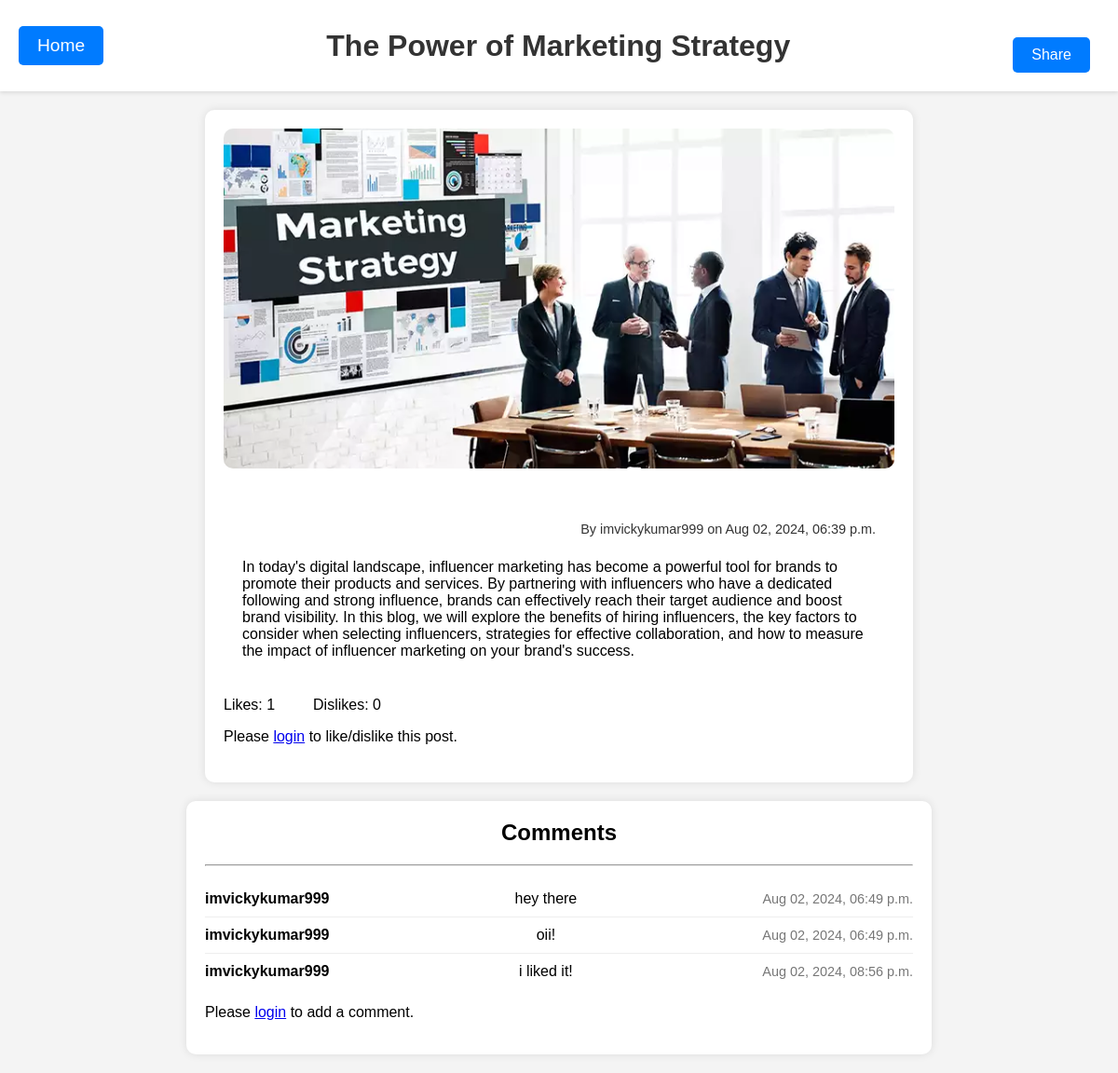
The app's page /post/1/ with its own data.
### blog/models.py (models this page shows, shortened)
class Post(models.Model):
    title = models.CharField(max_length=200)
    content = RichTextField()
    created_at = models.DateTimeField(auto_now_add=True)
    updated_at = models.DateTimeField(auto_now=True)
    image = models.ImageField(upload_to='blog_images/', blank=True, null=True)
    author = models.ForeignKey(User, on_delete=models.CASCADE, default=1)  # Temporary default

class Comment(models.Model):
    post = models.ForeignKey(Post, related_name='comments', on_delete=models.CASCADE)
    user = models.ForeignKey(User, on_delete=models.CASCADE)
    content = models.TextField()
    created_at = models.DateTimeField(auto_now_add=True)

### blog/views.py (the view)
# urls.py: path('post/<int:pk>/', views.post_detail, name='post_detail'),
def post_detail(request, pk):
    post = get_object_or_404(Post, pk=pk)
    comments = post.comments.all()
    likes = post.likes_dislikes.filter(is_like=True).count()
    dislikes = post.likes_dislikes.filter(is_like=False).count()
    if request.method == 'POST':
        if 'comment_form' in request.POST:
            comment_form = CommentForm(request.POST)
            if comment_form.is_valid():
                comment = comment_form.save(commit=False)
                comment.post = post
                comment.user = request.user
                comment.save()
                return redirect('post_detail', pk=post.pk)
        elif 'like' in request.POST or 'dislike' in request.POST:
            is_like = 'like' in request.POST
            LikeDislike.objects.update_or_create(
                post=post,
                user=request.user,
                defaults={'is_like': is_like},
            )
            return redirect('post_detail', pk=post.pk)
    else:
        comment_form = CommentForm()
    return render(request, 'blog/post_detail.html', {
        'post': post,
        'comments': comments,
        'comment_form': comment_form,
        'likes': likes,
        'dislikes': dislikes,
    })

### blog/templates/blog/post_detail.html (shortened to what this page needs)
{% load static %}
<!DOCTYPE html>
<html lang="en">
<head>
    <link rel="stylesheet" href="https://cdnjs.cloudflare.com/ajax/libs/bootstrap-icons/1.10.0/font/bootstrap-icons.min.css">
</head>
<body>
    <header>
        <div class="nav-container">
            <a href="{% url 'home' %}" class="home-button">Home</a>
            <h1>{{ post.title }}</h1>
            <div class="share-button-container">
                <button id="tooltip" class="share-button" onclick="copyLink()">Share</button>
            </div>
        </div>
    </header>
    <main class="main-container">
        <div class="post-detail">
            {% if post.image %}
                <img src="{{ post.image.url }}" alt="{{ post.title }}" class="post-image">
            {% endif %}
            <div class="post-content">
                <p class="post-meta">By {{ post.author.username }} on {{ post.created_at|date:"M d, Y, h:i a" }}</p>
                <div>{{ post.content|safe }}</div>
            </div>
            <div class="post-interactions">
                <p>Likes: {{ likes }}  Dislikes: {{ dislikes }}</p>
                {% if user.is_authenticated %}
                    <div class="like-dislike-buttons">
                        <form method="post" style="display:inline;">
                            {% csrf_token %}
                            <button type="submit" name="like">
                                <i class="bi bi-hand-thumbs-up like-icon"></i>
                            </button>
                        </form>
                        <span class="tab-gap"></span>
                        <form method="post" style="display:inline;">
                            {% csrf_token %}
                            <button type="submit" name="dislike">
                                <i class="bi bi-hand-thumbs-down dislike-icon"></i>
                        </form>
                    </div>
                {% else %}
                    <p>Please <a href="/admin">login</a> to like/dislike this post.</p>
                {% endif %}
            </div>
        </div>
        <div class="comments-section">
            <h2>Comments</h2><hr>
            <ul>
                {% for comment in comments %}
                    <li>
                        <span class="comment-user">{{ comment.user.username }}</span>{{ comment.content }}
                        <span class="comment-date">{{ comment.created_at|date:"M d, Y, h:i a" }}</span>
                    </li>
                {% endfor %}
            </ul>
            {% if user.is_authenticated %}
                <form method="post">
                    {% csrf_token %}
                    {{ comment_form.content }}
                    <button type="submit" name="comment_form">Add Comment</button>
                </form>
            {% else %}
                <p>Please <a href="/admin">login</a> to add a comment.</p>
            {% endif %}
        </div>
    </main>
</body>
</html>

### blog/templates/blog/post_detail.html (style rules this page uses)
body { font-family: Arial, sans-serif; margin: 0; padding: 0; background-color: #f4f4f4; overflow-x: hidden; }
header { background-color: #fff; padding: 20px; width: 100%; box-shadow: 0 2px 4px rgba(0,0,0,0.1); box-sizing: border-box; }
.nav-container { display: flex; flex-wrap: wrap; align-items: center; justify-content: space-between; gap: 10px; }
header h1 { margin: 0; font-size: 2em; color: #333; flex-grow: 1; text-align: center; white-space: normal; overflow: visible; text-overflow: clip; }
header .home-button { background-color: #007bff; color: #fff; padding: 10px 20px; border-radius: 5px; text-decoration: none; white-space: nowrap; }
header .share-button-container { display: flex; align-items: center; gap: 10px; white-space: nowrap; }
header .share-button { background-color: #007bff; color: #fff; border: none; padding: 10px 20px; border-radius: 5px; cursor: pointer; font-size: 1em; white-space: nowrap; }
main { padding: 20px; max-width: 100%; box-sizing: border-box; }
.post-detail { max-width: 800px; margin: 0 auto; background-color: #fff; padding: 20px; box-shadow: 0 2px 4px rgba(0,0,0,0.1); border-radius: 10px; box-sizing: border-box; }
.post-image { width: 100%; height: auto; border-radius: 10px; }
.post-content { padding: 20px; box-sizing: border-box; }
.post-content p { line-height: 1.6; color: #333; }
.post-meta { margin-top: 10px; font-size: 0.9em; color: #999; text-align: right; }
.share-button-container { margin-top: 20px; text-align: right; }
.share-button { background-color: #007bff; color: #fff; border: none; padding: 10px 20px; border-radius: 5px; cursor: pointer; font-size: 1em; }
.home-button { color: white; text-decoration: none; font-size: 1.2em; }
.share-button-container { margin-right: 10px; }
.share-button { background-color: #4CAF50; color: white; border: none; padding: 10px; cursor: pointer; font-size: 1em; }
.main-container { display: flex; flex-direction: column; align-items: center; gap: 20px; max-width: 800px; margin: 0 auto; }
.post-detail, .comments-section { background-color: white; padding: 20px; width: 100%; box-shadow: 0 0 10px rgba(0, 0, 0, 0.1); border-radius: 10px; }
.post-image { max-width: 100%; height: auto; margin-bottom: 20px; border-radius: 10px; }
.post-content { margin-bottom: 20px; }
.post-meta { color: #777; font-size: 0.9em; margin-bottom: 20px; }
.post-interactions { margin-bottom: 20px; }
.comments-section h2 { text-align: center; margin-top: 0; }
.comments-section ul { list-style-type: none; padding: 0; }
.comments-section li { display: flex; justify-content: space-between; align-items: center; border-bottom: 1px solid #eee; padding: 10px 0; }
.comments-section li:last-child { border-bottom: none; }
.comments-section .comment-user { font-weight: bold; }
.comments-section .comment-date { color: #777; font-size: 0.9em; }

### records on screen
Post: title "The Power of Marketing Strategy", image (picture), author.username "imvickykumar999", created_at "Aug 02, 2024, 06:39 p.m.", content "In today's digital landscape, influencer marketing has become a powerful tool for brands to promote their products and services. By partnering with influencers who have a dedicated following and strong influence, brands can effectively reach their target audience and boost brand visibility. In this blog, we will explore the benefits of hiring influencers, the key factors to consider when selecting influencers, strategies for effective collaboration, and how to measure the impact of influencer marketing on your brand's success."
Comment: user.username "imvickykumar999", content "hey there", created_at "Aug 02, 2024, 06:49 p.m."
Comment: user.username "imvickykumar999", content "oii!", created_at "Aug 02, 2024, 06:49 p.m."
Comment: user.username "imvickykumar999", content "i liked it!", created_at "Aug 02, 2024, 08:56 p.m."

### other values on screen
{{ likes }} "1"
{{ dislikes }} "0"
